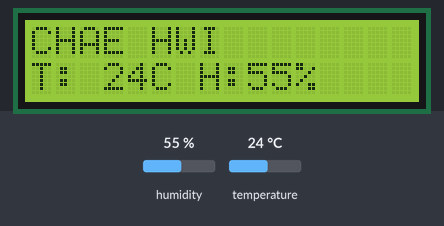
A sketch run on a simulated Arduino Uno, built with avr-gcc and run on an emulated ATmega328P. Shown: 16×2 character LCD. The test bench sets the inputs (shaded band); at power-on: humidity 55 %, temperature 24 °C. What the sketch prints to the serial monitor is not drawn.

Above: at 1.2 s.
1.3 s: humidity set to 22 %
At 3.3 s:
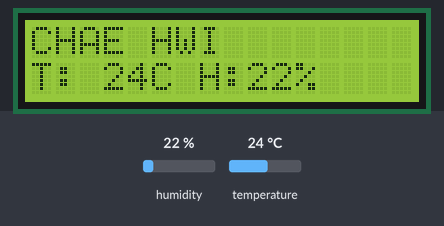
3.6 s: temperature set to 12 °C
At 5.3 s:
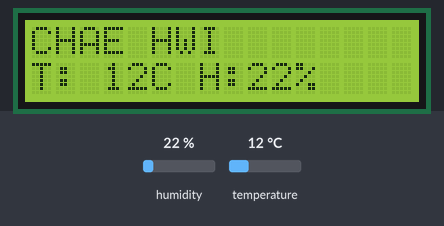
5.7 s: humidity set to 40 %
At 7.3 s:
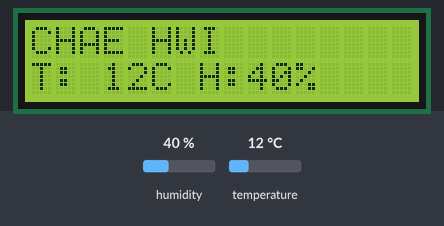
7.8 s: temperature set to 19 °C
At 9.2 s:
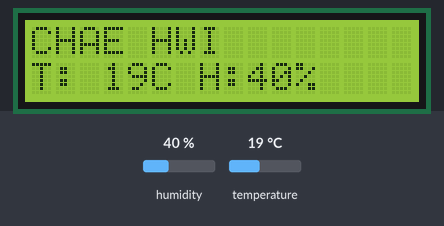
Timing chart, 0 to 10.8 s (numbered marks = the images above; inputs shaded):
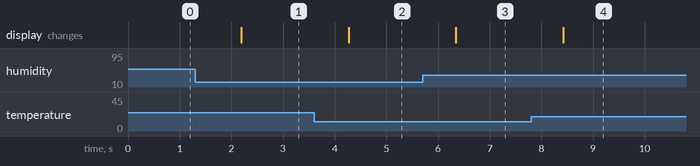

The sketch:

240521_temp.ino
```cpp
#include <dht11.h>
#include <Wire.h>
#include <LiquidCrystal_I2C.h>

LiquidCrystal_I2C lcd(0x27,16,2);

dht11 DHT11;
int pin_DHT11 = 6;

void setup() {
  Serial.begin(115200);

  lcd.init();
  lcd.clear();
  lcd.backlight();
  lcd.setCursor(0,0);
  lcd.print("CHAE HWI");
}

void loop() {
  int chk = DHT11.read(pin_DHT11);

  switch (chk) {
    case DHTLIB_OK:
      Serial.print("Temperature : ");
      Serial.print(DHT11.temperature);
      Serial.print("[C] Humidity : ");
      Serial.print(DHT11.humidity);
      Serial.println("[%]");

      lcd.setCursor(0,1);
    lcd.print("T:");
    lcd.setCursor(3,1);
    lcd.print(DHT11.temperature);
    lcd.setCursor(5,1);
    lcd.print("C");

    lcd.setCursor(7,1);
    lcd.print("H:");
    lcd.setCursor(9,1);
    lcd.print(DHT11.humidity);
    lcd.setCursor(11,1);
    lcd.print("%");

      break;


    case DHTLIB_ERROR_CHECKSUM:
      Serial.println("Checksum error");
      break;

    case DHTLIB_ERROR_TIMEOUT:
      Serial.println("Time out error");
      break;

    default:
      Serial.println("Unknown error");
      break;
  }


  delay(1000);
}
```

Measured:
- after the input at 1.3 s, the display: changes after 0.89 s (image 1)
- after the input at 3.6 s, the display: changes after 0.67 s (image 2)
- after the input at 5.7 s, the display: changes after 0.65 s (image 3)
- after the input at 7.8 s, the display: changes after 0.62 s (image 4)
